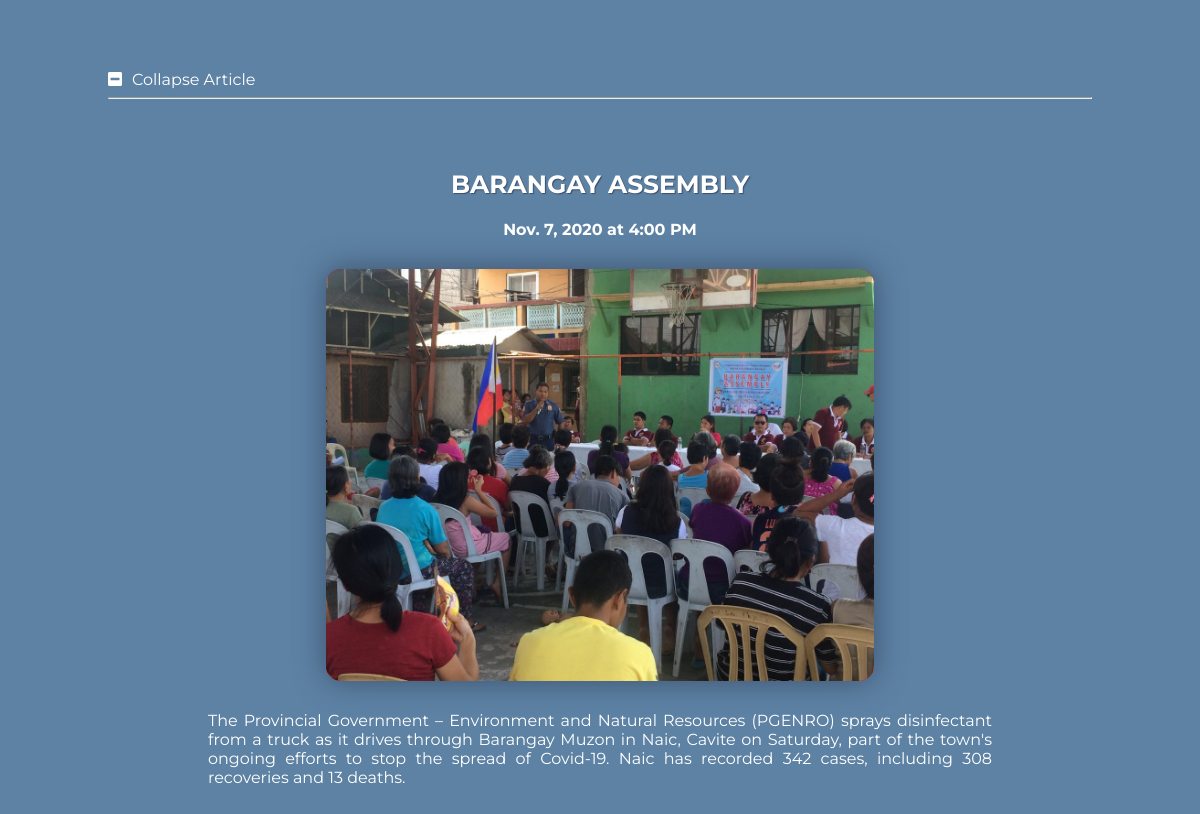
Page /post-details.php?id=3 on the committed database.
### tables this page shows
CREATE TABLE post (
	post_id INT UNSIGNED AUTO_INCREMENT PRIMARY KEY,
	title VARCHAR(255) NOT NULL,
	date_time_posted DATETIME NOT NULL DEFAULT (NOW()),
	content VARCHAR(2000) NOT NULL,
	image VARCHAR(255) NOT NULL,
	post_status ENUM (
			'Active',
			'Deleted',
			'Edited'
		) NOT NULL DEFAULT 'Active'
);

### commons/src/inc/convert-to-long-date.php (called while the page is built, shortened)
<?php
function convert_to_long_date($date, $datetime) {
	if (isset($date)) {
		$time_stamp = strtotime($date);
		$format = "M. j, Y";
	}
	else {
		$time_stamp = strtotime($datetime);
		$format = "M. j, Y \\a\\t g:i A";
	}
	$formatted_date = date($format, $time_stamp);
	return $formatted_date;
}

### commons/src/view-post-details.php (the view, shortened to what this page needs)
<?php
require_once "inc/dbh.php";
require_once "inc/convert-to-long-date.php";
$post_id = $_GET["id"];
$query = "SELECT * FROM post WHERE post_id = ?";
try {
	$stmt = $pdo->prepare($query);
	$stmt->bindParam(1, $post_id, PDO::PARAM_INT);
	$stmt->execute();
	if ($stmt->rowCount() > 0) {
		$row = $stmt->fetch(PDO::FETCH_OBJ);
		$sub_heading = $date_time_posted = convert_to_long_date(null, $row->date_time_posted);
		$content = nl2br($row->content);
		if (basename(getcwd()) == "admin")
			$image = "../public/img/posts/".$row->image;
		else
			$image = "img/posts/".$row->image;
		echo <<<PAGE
			<section id="post-details">
				<h2>$row->title</h2>
				<h4>$sub_heading</h4>
				<img src="$image" alt="featured-photo" />
				<p>$content</p>
			</section>
PAGE;
	}
}
catch(PDOException $e) {
	require "inc/terminate-template.php";
}
finally {
	$pdo = NULL;
}

### public/css/post-details.css (style rules this page uses)
body { font-family: 'Montserrat', sans-serif; background-color: #5d82a4; color: white; }
#post-details { margin: 70px 100px; }
#post-details h2 { text-transform: uppercase; font-size: 25px; font-weight: bold; text-align: center; text-shadow: 1px 1px 1px #3c4f6c; }
#post-details h4 { text-align: center; }
#post-details img { background-color: red; display: block; height: auto; margin: 30px auto; width: 70%; box-shadow: 0px 0px 30px 0 #3c4f6c; border-radius: 15px; }
#post-details p { text-align: justify; }

### rows in the picture
post: title "BARANGAY ASSEMBLY", image (picture), content "The Provincial Government – Environment and Natural Resources (PGENRO) sprays disinfectant from a truck as it drives through Barangay Muzon in Naic, Cavite on Saturday, part of the town's ongoing efforts to stop the spread of Covid-19. Naic has recorded 342 cases, including 308 recoveries and 13 deaths."

### other values in the picture
$sub_heading "Nov. 7, 2020 at 4:00 PM"
